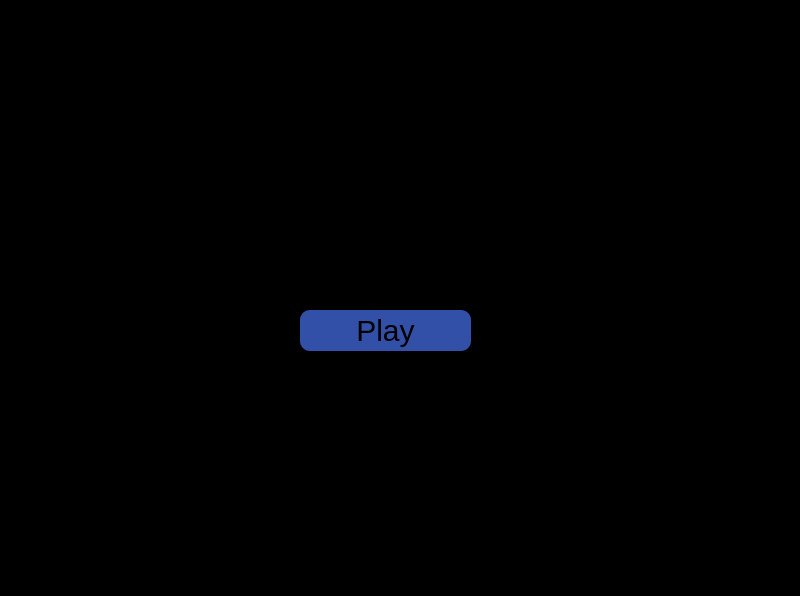
<?xml version="1.0" encoding="UTF-8"?>
<ui version="4.0">
 <class>MainWindow</class>
 <widget class="QMainWindow" name="MainWindow">
  <property name="geometry">
   <rect>
    <x>0</x>
    <y>0</y>
    <width>800</width>
    <height>596</height>
   </rect>
  </property>
  <property name="focusPolicy">
   <enum>Qt::ClickFocus</enum>
  </property>
  <property name="windowTitle">
   <string>MainWindow</string>
  </property>
  <property name="layoutDirection">
   <enum>Qt::LeftToRight</enum>
  </property>
  <property name="styleSheet">
   <string notr="true">background-color: rgb(0, 0, 0);</string>
  </property>
  <widget class="QWidget" name="centralwidget">
   <widget class="QPushButton" name="playButton">
    <property name="geometry">
     <rect>
      <x>300</x>
      <y>310</y>
      <width>171</width>
      <height>41</height>
     </rect>
    </property>
    <property name="styleSheet">
     <string notr="true">QPushButton{
	background-Color: #3250a8;
	border-radius: 10px;
	font-size: 30px;
	font: 25pt &quot;Georgia&quot;;
}

QPushButton:Hover{
	background-Color: #4b72e3;
	border-radius: 10px;
}</string>
    </property>
    <property name="text">
     <string>Play</string>
    </property>
   </widget>
   <widget class="QLabel" name="label">
    <property name="geometry">
     <rect>
      <x>240</x>
      <y>30</y>
      <width>321</width>
      <height>241</height>
     </rect>
    </property>
    <property name="text">
     <string/>
    </property>
    <property name="pixmap">
     <pixmap>../media/logo_octocat.png</pixmap>
    </property>
    <property name="scaledContents">
     <bool>true</bool>
    </property>
   </widget>
  </widget>
  <widget class="QMenuBar" name="menubar">
   <property name="geometry">
    <rect>
     <x>0</x>
     <y>0</y>
     <width>800</width>
     <height>22</height>
    </rect>
   </property>
  </widget>
  <widget class="QStatusBar" name="statusbar"/>
 </widget>
 <resources/>
 <connections/>
</ui>
